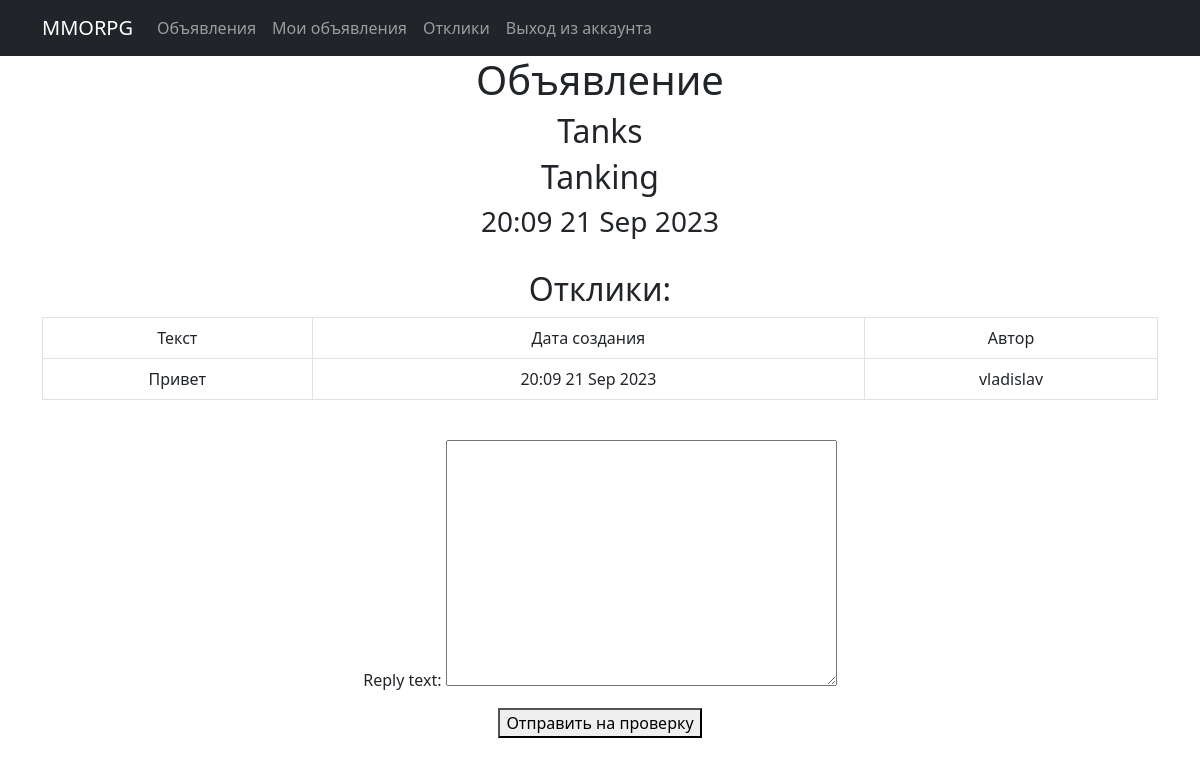
The page /1 (signed in) on the database its author committed.
### mmo/models.py (models this page shows, shortened)
class Post(models.Model):
    post_title = models.CharField(max_length=255)
    post_text = models.TextField()
    time_create = models.DateTimeField(auto_now_add=True)
    category = models.CharField(max_length=3, choices=CATEGORY, default=tanks)
    user = models.ForeignKey(User, on_delete=models.CASCADE, null=True)
    image = models.ImageField(upload_to='post_images/', null=True, blank=True)
    video_url = models.URLField(null=True, blank=True)

class Reply(models.Model):
    reply_text = models.TextField()
    time_create = models.DateTimeField(auto_now_add=True)
    user = models.ForeignKey(User, on_delete=models.CASCADE, null=True)
    post = models.ForeignKey(Post, on_delete=models.CASCADE, null=True)
    accepted = models.BooleanField(default=False)

### mmo/views.py (the view, shortened to what this page needs)
# urls.py: path('<int:pk>', PostDetail.as_view(), name='post'),
class PostDetail(FormMixin, DetailView):
    model = Post
    template_name = 'post.html'
    form_class = ReplyForm
    context_object_name = 'post'
    def get_context_data(self, **kwargs):
        context = super().get_context_data(**kwargs)
        comments = Reply.objects.filter(accepted=True, post_id=self.kwargs['pk']).order_by('time_create')
        context['comments'] = comments
        return context
    def post(self, request, *args, **kwargs):
        self.object = self.get_object()
        form = self.get_form()
        if form.is_valid():
            reply = form.save(commit=False)
            reply.post = self.object
            reply.user = self.request.user
            reply.send_notification_email()
            reply.save()
            return self.form_valid(form)
        else:
            return self.form_invalid(form)

### mmo/forms.py
class ReplyForm(forms.ModelForm):
    class Meta:
        model = Reply
        fields = [
            'reply_text',
        ]

### templates/post.html (shortened to what this page needs)
{% extends 'flatpages/default.html' %}
{% block content %}
    <h1>Объявление</h1>
    <h2>{{ post.post_title }}</h2>
    <h2>{{ post.post_text }}</h2>
    <h3>{{ post.time_create|date:'H:m d M Y' }}</h3>
    <br>
    <h2>Отклики:</h2>
    {% if comments %}
       <table class="table table-bordered">
           <tr>
               <td>Текст</td>
               <td>Дата создания</td>
               <td>Автор</td>
           </tr>
           {% for r in comments %}
           <tr>
               <td>{{ r.reply_text }}</a></td>
               <td>{{ r.time_create|date:'H:m d M Y' }}</td>
               <td>{{ r.user }}</td>
           </tr>
           {% endfor %}
       </table>
    {% else %}
       <h2>Откликов нет!</h2>
     {% endif %}
    <br>
    <form method="post">
        {{ form.as_p }}
        <button type="submit">Отправить на проверку</button>
    </form>
{% endblock content %}

### rows shown on the page
Post: post_title "Tanks", post_text "Tanking", time_create "20:09 21 Sep 2023"
Reply: reply_text "Привет", time_create "20:09 21 Sep 2023", user "vladislav"
